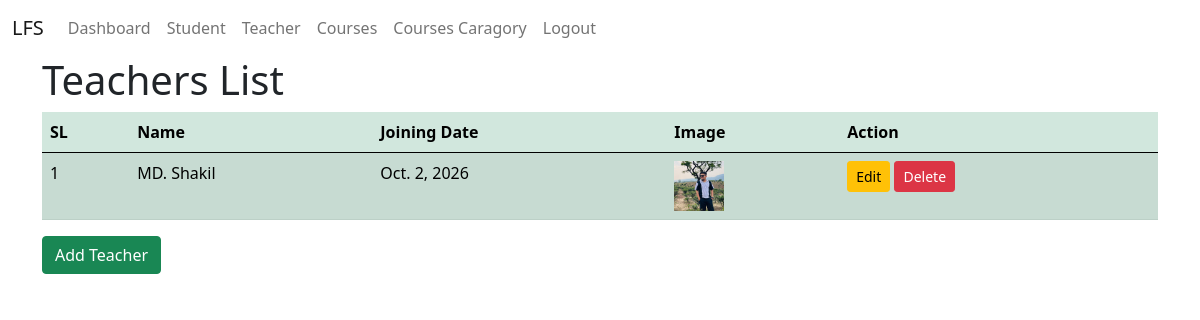
The app's page /teachers/ (signed in) with its own data.
### teachers/models.py (models this page shows, shortened)
class TeacherModel(BasicInfoModel):
    user = models.OneToOneField(
        UserInfoModel,
        on_delete=models.CASCADE,
        related_name = 'teacher_profile',
        null=True
    )
    joining_date = models.DateField(auto_now=True, null=True)
    image = models.ImageField(upload_to='media/teacher_img', null=True)

### user_auth/models.py (models this page shows)
class BasicInfoModel(models.Model):
    name = models.CharField(max_length=200, null=True)
    address = models.TextField(null=True)
    phone = models.CharField(max_length=20, null=True)
    created_at = models.DateTimeField(auto_now_add=True, null=True)
    updated_at = models.DateTimeField(auto_now=True, null=True)

### teachers/views.py (the view)
# urls.py: path('teachers/', teachers_list, name='teachers_list'),
@login_required
def teachers_list(request):
    teachers_list = TeacherModel.objects.all()
    context = {'teachers_list' : teachers_list}
    return render(request, 'teachers-list.html', context)

### teachers/templates/teachers-list.html (shortened to what this page needs)
{% extends 'master/base.html' %}
{% load crispy_forms_tags %}
{% block body %}
    <h1>Teachers List</h1>
    <table class="table table-success table-striped">
        <thead>
            <tr>
                <th>SL</th>
                <th>Name</th>
                <th>Joining Date</th>
                <th>Image</th>
                <th>Action</th>
            </tr>
        </thead>
        <tbody>
            {% for data in teachers_list  %}
                <tr>
                    <td>{{forloop.counter}}</td>
                    <td>{{data.name}}</td>
                    <td>{{data.joining_date}}</td>
                    <td>
                        <img src="{{data.image.url}}" width="50px" height="50px" alt="">
                    </td>
                    <td>
                        <a href="{% url 'edit_teachers' data.id %}" class="btn btn-sm btn-warning">Edit</a>
                        <a href="{% url 'delete_teachers' data.id %}" class="btn btn-sm btn-danger" onclick="return confirm('Are you sure you want to delete this teacher?');">Delete</a>
                    </td>
                </tr>
            {% endfor %}
        </tbody>
    </table>
<a href="{% url 'add_teachers' %}" class="btn btn-success">Add Teacher</a>
{% endblock body %}

### records on screen
TeacherModel: name "MD. Shakil", joining_date "Oct. 2, 2026", image (picture)
